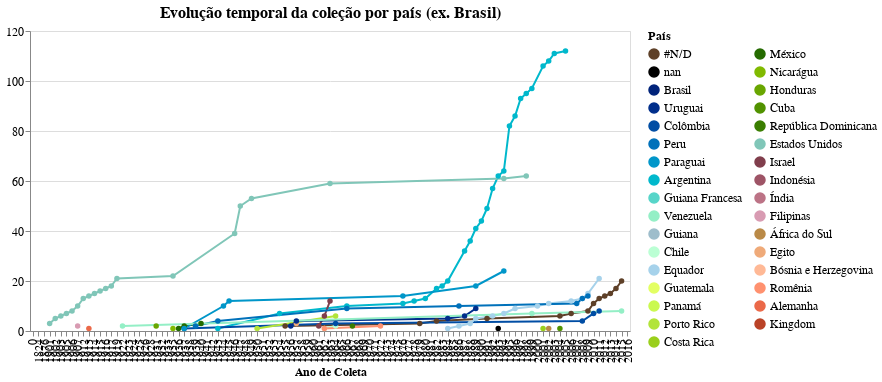

The notebook cell saved with this chart:
### Markdown cell above
### Chart: all countries (ex. Brasil)

### Code cell
select_country = alt.selection_multi(fields=['pais'], bind='legend')

g1 = alt.Chart(teste[teste['pais'] != 'Brasil'], title='Evolução temporal da coleção por país (ex. Brasil)', 
width=600).mark_line(point=True).encode(
    x= alt.X('ano_coleta', type="ordinal", title='Ano de Coleta',
            scale= alt.Scale(domain=list(sorted(teste['ano_coleta'].unique())))),
    y= alt.Y('cumulative_sum', title='', 
             sort=alt.EncodingSortField('counts', op="count", order='descending'),
            scale= alt.Scale(domain=[0,120])),
    color= alt.Color('pais:N', title='País',
                     legend= alt.Legend(columns=2, symbolLimit=42),
                     scale= alt.Scale(domain=list(cores_pais.keys()), range=list(cores_pais.values()))),
    tooltip= alt.Tooltip(['pais','ano_coleta','counts', 'cumulative_sum']),
#     opacity= alt.condition(select_country, alt.value(1), alt.value(0))
).add_selection(select_country).transform_filter(select_country)

g1 = g1.configure_title(fontSize=16).configure_axis(
    labelFontSize=12,
    titleFontSize=12
).configure_legend(
    labelFontSize=12,
    titleFontSize=12
)

# g1.save('./graphs/cumCounts/time-spacial/evolucao_por_país-exBrasil.html')

g1

### Figure 1 — Vega-Lite specification as saved in the notebook (floating-point values rounded to 4 significant figures)
{"config": {"view": {"continuousWidth": 400, "continuousHeight": 300}, "axis": {"labelFontSize": 12, "titleFontSize": 12}, "legend": {"labelFontSize": 12, "titleFontSize": 12}, "title": {"fontSize": 16}}, "data": {"name": "data-c928a7b71d7ac99ebd3f4b6faa56f9f0"}, "mark": {"type": "line", "point": true}, "encoding": {"color": {"type": "nominal", "field": "pais", "legend": {"columns": 2, "symbolLimit": 42}, "scale": {"domain": ["#N/D", "nan", "Brasil", "Uruguai", "Colômbia", "Peru", "Paraguai", "Argentina", "Guiana Francesa", "Venezuela", "Guiana", "Chile", "Equador", "Guatemala", "Panamá", "Porto Rico", "Costa Rica", "México", "Nicarágua", "Honduras", "Cuba", "República Dominicana", "Estados Unidos", "Israel", "Indonésia", "Índia", "Filipinas", "África do Sul", "Egito", "Bósnia e Herzegovina", "Romênia", "Alemanha", "Kingdom"], "range": ["#5e4028", "#000000", "#00237a", "#002e8b", "#004da4", "#0071ba", "#0096c9", "#00b8cc", "#57d5c9", "#94efc6", "#9ebdcb", "#bbffd4", "#a6d2eb", "#e3ff63", "#caf94f", "#b2e439", "#9acf1c", "#256b00", "#81ba00", "#69a600", "#519200", "#3a7e00", "#80c6b8", "#803e4c", "#9e5466", "#bc7386", "#d89bb2", "#ba8a47", "#efaa79", "#ffb996", "#ff916f", "#eb6949", "#ba4327"]}, "title": "País"}, "tooltip": [{"type": "nominal", "field": "pais"}, {"type": "quantitative", "field": "ano_coleta"}, {"type": "quantitative", "field": "counts"}, {"type": "quantitative", "field": "cumulative_sum"}], "x": {"type": "ordinal", "field": "ano_coleta", "scale": {"domain": [0.0, 1824.0, 1876.0, 1901.0, 1902.0, 1903.0, 1905.0, 1906.0, 1907.0, 1912.0, 1913.0, 1914.0, 1915.0, 1916.0, 1917.0, 1919.0, 1922.0, 1923.0, 1924.0, 1925.0, 1926.0, 1928.0, 1931.0, 1932.0, 1933.0, 1935.0, 1936.0, 1937.0, 1938.0, 1939.0, 1940.0, 1941.0, 1942.0, 1943.0, 1944.0, 1945.0, 1946.0, 1947.0, 1948.0, 1949.0, 1950.0, 1951.0, 1952.0, 1953.0, 1954.0, 1955.0, 1956.0, 1957.0, 1958.0, 1959.0, 1960.0, 1961.0, 1962.0, 1963.0, 1964.0, 1965.0, 1966.0, 1967.0, 1968.0, 1969.0, 1970.0, 1971.0, 1972.0, 1973.0, 1974.0, 1975.0, 1976.0, 1977.0, 1978.0, 1979.0, 1980.0, 1981.0, 1982.0, 1983.0, 1984.0, 1985.0, 1986.0, 1987.0, 1988.0, 1989.0, 1990.0, 1991.0, 1992.0, 1993.0, 1994.0, 1995.0, 1996.0, 1997.0, 1998.0, 1999.0, 2000.0, 2001.0, 2002.0, 2003.0, 2004.0, 2005.0, 2006.0, 2007.0, 2008.0, 2009.0, 2010.0, 2011.0, 2012.0, 2013.0, 2014.0, 2015.0, 2016.0]}, "title": "Ano de Coleta"}, "y": {"type": "quantitative", "field": "cumulative_sum", "scale": {"domain": [0, 120]}, "sort": {"field": "counts", "op": "count", "order": "descending"}, "title": ""}}, "selection": {"selector018": {"type": "multi", "fields": ["pais"], "bind": "legend"}}, "title": "Evolução temporal da coleção por país (ex. Brasil)", "transform": [{"filter": {"selection": "selector018"}}], "width": 600, "$schema": "https://vega.github.io/schema/vega-lite/v4.8.1.json", "datasets": {"data-c928a7b71d7ac99ebd3f4b6faa56f9f0": [{"ano_coleta": 1955.0, "continente": "#N/D", "pais": "#N/D", "counts": 2, "cumulative_sum": 2}, {"ano_coleta": 1979.0, "continente": "#N/D", "pais": "#N/D", "counts": 1, "cumulative_sum": 3}, {"ano_coleta": 1982.0, "continente": "#N/D", "pais": "#N/D", "counts": 1, "cumulative_sum": 4}, {"ano_coleta": 1991.0, "continente": "#N/D", "pais": "#N/D", "counts": 1, "cumulative_sum": 5}, {"ano_coleta": 2004.0, "continente": "#N/D", "pais": "#N/D", "counts": 1, "cumulative_sum": 6}, {"ano_coleta": 2006.0, "continente": "#N/D", "pais": "#N/D", "counts": 1, "cumulative_sum": 7}, {"ano_coleta": 2009.0, "continente": "#N/D", "pais": "#N/D", "counts": 1, "cumulative_sum": 8}, {"ano_coleta": 2010.0, "continente": "#N/D", "pais": "#N/D", "counts": 3, "cumulative_sum": 11}, {"ano_coleta": 2011.0, "continente": "#N/D", "pais": "#N/D", "counts": 2, "cumulative_sum": 13}, {"ano_coleta": 2012.0, "continente": "#N/D", "pais": "#N/D", "counts": 1, "cumulative_sum": 14}, {"ano_coleta": 2013.0, "continente": "#N/D", "pais": "#N/D", "counts": 1, "cumulative_sum": 15}, {"ano_coleta": 2014.0, "continente": "#N/D", "pais": "#N/D", "counts": 2, "cumulative_sum": 17}, {"ano_coleta": 2015.0, "continente": "#N/D", "pais": "#N/D", "counts": 3, "cumulative_sum": 20}, {"ano_coleta": 1913.0, "continente": "Europa", "pais": "Alemanha", "counts": 1, "cumulative_sum": 1}, {"ano_coleta": 1943.0, "continente": "América do Sul", "pais": "Argentina", "counts": 1, "cumulative_sum": 1}, {"ano_coleta": 1954.0, "continente": "América do Sul", "pais": "Argentina", "counts": 6, "cumulative_sum": 7}, {"ano_coleta": 1966.0, "continente": "América do Sul", "pais": "Argentina", "counts": 3, "cumulative_sum": 10}, {"ano_coleta": 1976.0, "continente": "América do Sul", "pais": "Argentina", "counts": 1, "cumulative_sum": 11}, {"ano_coleta": 1978.0, "continente": "América do Sul", "pais": "Argentina", "counts": 1, "cumulative_sum": 12}, {"ano_coleta": 1980.0, "continente": "América do Sul", "pais": "Argentina", "counts": 1, "cumulative_sum": 13}, {"ano_coleta": 1982.0, "continente": "América do Sul", "pais": "Argentina", "counts": 4, "cumulative_sum": 17}, {"ano_coleta": 1983.0, "continente": "América do Sul", "pais": "Argentina", "counts": 1, "cumulative_sum": 18}, {"ano_coleta": 1984.0, "continente": "América do Sul", "pais": "Argentina", "counts": 2, "cumulative_sum": 20}, {"ano_coleta": 1987.0, "continente": "América do Sul", "pais": "Argentina", "counts": 12, "cumulative_sum": 32}, {"ano_coleta": 1988.0, "continente": "América do Sul", "pais": "Argentina", "counts": 4, "cumulative_sum": 36}, {"ano_coleta": 1989.0, "continente": "América do Sul", "pais": "Argentina", "counts": 5, "cumulative_sum": 41}, {"ano_coleta": 1990.0, "continente": "América do Sul", "pais": "Argentina", "counts": 3, "cumulative_sum": 44}, {"ano_coleta": 1991.0, "continente": "América do Sul", "pais": "Argentina", "counts": 5, "cumulative_sum": 49}, {"ano_coleta": 1992.0, "continente": "América do Sul", "pais": "Argentina", "counts": 8, "cumulative_sum": 57}, {"ano_coleta": 1993.0, "continente": "América do Sul", "pais": "Argentina", "counts": 5, "cumulative_sum": 62}, {"ano_coleta": 1994.0, "continente": "América do Sul", "pais": "Argentina", "counts": 2, "cumulative_sum": 64}, {"ano_coleta": 1995.0, "continente": "América do Sul", "pais": "Argentina", "counts": 18, "cumulative_sum": 82}, {"ano_coleta": 1996.0, "continente": "América do Sul", "pais": "Argentina", "counts": 4, "cumulative_sum": 86}, {"ano_coleta": 1997.0, "continente": "América do Sul", "pais": "Argentina", "counts": 7, "cumulative_sum": 93}, {"ano_coleta": 1998.0, "continente": "América do Sul", "pais": "Argentina", "counts": 2, "cumulative_sum": 95}, {"ano_coleta": 1999.0, "continente": "América do Sul", "pais": "Argentina", "counts": 2, "cumulative_sum": 97}, {"ano_coleta": 2001.0, "continente": "América do Sul", "pais": "Argentina", "counts": 9, "cumulative_sum": 106}, {"ano_coleta": 2002.0, "continente": "América do Sul", "pais": "Argentina", "counts": 2, "cumulative_sum": 108}, {"ano_coleta": 2003.0, "continente": "América do Sul", "pais": "Argentina", "counts": 3, "cumulative_sum": 111}, {"ano_coleta": 2005.0, "continente": "América do Sul", "pais": "Argentina", "counts": 1, "cumulative_sum": 112}, {"ano_coleta": 1962.0, "continente": "América do Sul", "pais": "Chile", "counts": 1, "cumulative_sum": 1}, {"ano_coleta": 1964.0, "continente": "América do Sul", "pais": "Chile", "counts": 1, "cumulative_sum": 2}, {"ano_coleta": 1937.0, "continente": "América do Sul", "pais": "Colômbia", "counts": 1, "cumulative_sum": 1}, {"ano_coleta": 1964.0, "continente": "América do Sul", "pais": "Colômbia", "counts": 2, "cumulative_sum": 3}, {"ano_coleta": 2008.0, "continente": "América do Sul", "pais": "Colômbia", "counts": 1, "cumulative_sum": 4}, {"ano_coleta": 2010.0, "continente": "América do Sul", "pais": "Colômbia", "counts": 3, "cumulative_sum": 7}, {"ano_coleta": 2011.0, "continente": "América do Sul", "pais": "Colômbia", "counts": 1, "cumulative_sum": 8}, {"ano_coleta": 2001.0, "continente": "América Central", "pais": "Costa Rica", "counts": 1, "cumulative_sum": 1}, {"ano_coleta": 2004.0, "continente": "América Central", "pais": "Cuba", "counts": 1, "cumulative_sum": 1}, {"ano_coleta": 1957.0, "continente": "Ásia", "pais": "Egito", "counts": 3, "cumulative_sum": 3}, {"ano_coleta": 1984.0, "continente": "América do Sul", "pais": "Equador", "counts": 1, "cumulative_sum": 1}, {"ano_coleta": 1986.0, "continente": "América do Sul", "pais": "Equador", "counts": 1, "cumulative_sum": 2}, {"ano_coleta": 1988.0, "continente": "América do Sul", "pais": "Equador", "counts": 1, "cumulative_sum": 3}, {"ano_coleta": 1989.0, "continente": "América do Sul", "pais": "Equador", "counts": 2, "cumulative_sum": 5}, {"ano_coleta": 1992.0, "continente": "América do Sul", "pais": "Equador", "counts": 1, "cumulative_sum": 6}, {"ano_coleta": 1994.0, "continente": "América do Sul", "pais": "Equador", "counts": 1, "cumulative_sum": 7}, {"ano_coleta": 1996.0, "continente": "América do Sul", "pais": "Equador", "counts": 2, "cumulative_sum": 9}, {"ano_coleta": 2000.0, "continente": "América do Sul", "pais": "Equador", "counts": 1, "cumulative_sum": 10}, {"ano_coleta": 2002.0, "continente": "América do Sul", "pais": "Equador", "counts": 1, "cumulative_sum": 11}, {"ano_coleta": 2006.0, "continente": "América do Sul", "pais": "Equador", "counts": 1, "cumulative_sum": 12}, {"ano_coleta": 2008.0, "continente": "América do Sul", "pais": "Equador", "counts": 1, "cumulative_sum": 13}, {"ano_coleta": 2009.0, "continente": "América do Sul", "pais": "Equador", "counts": 2, "cumulative_sum": 15}, {"ano_coleta": 2011.0, "continente": "América do Sul", "pais": "Equador", "counts": 6, "cumulative_sum": 21}, {"ano_coleta": 1901.0, "continente": "América do Norte", "pais": "Estados Unidos", "counts": 3, "cumulative_sum": 3}, {"ano_coleta": 1902.0, "continente": "América do Norte", "pais": "Estados Unidos", "counts": 2, "cumulative_sum": 5}, {"ano_coleta": 1903.0, "continente": "América do Norte", "pais": "Estados Unidos", "counts": 1, "cumulative_sum": 6}, {"ano_coleta": 1905.0, "continente": "América do Norte", "pais": "Estados Unidos", "counts": 1, "cumulative_sum": 7}, {"ano_coleta": 1906.0, "continente": "América do Norte", "pais": "Estados Unidos", "counts": 1, "cumulative_sum": 8}, {"ano_coleta": 1907.0, "continente": "América do Norte", "pais": "Estados Unidos", "counts": 2, "cumulative_sum": 10}, {"ano_coleta": 1912.0, "continente": "América do Norte", "pais": "Estados Unidos", "counts": 3, "cumulative_sum": 13}, {"ano_coleta": 1913.0, "continente": "América do Norte", "pais": "Estados Unidos", "counts": 1, "cumulative_sum": 14}, {"ano_coleta": 1914.0, "continente": "América do Norte", "pais": "Estados Unidos", "counts": 1, "cumulative_sum": 15}, {"ano_coleta": 1915.0, "continente": "América do Norte", "pais": "Estados Unidos", "counts": 1, "cumulative_sum": 16}, {"ano_coleta": 1916.0, "continente": "América do Norte", "pais": "Estados Unidos", "counts": 1, "cumulative_sum": 17}, {"ano_coleta": 1917.0, "continente": "América do Norte", "pais": "Estados Unidos", "counts": 1, "cumulative_sum": 18}, {"ano_coleta": 1919.0, "continente": "América do Norte", "pais": "Estados Unidos", "counts": 3, "cumulative_sum": 21}, {"ano_coleta": 1935.0, "continente": "América do Norte", "pais": "Estados Unidos", "counts": 1, "cumulative_sum": 22}, {"ano_coleta": 1946.0, "continente": "América do Norte", "pais": "Estados Unidos", "counts": 17, "cumulative_sum": 39}, {"ano_coleta": 1947.0, "continente": "América do Norte", "pais": "Estados Unidos", "counts": 11, "cumulative_sum": 50}, {"ano_coleta": 1949.0, "continente": "América do Norte", "pais": "Estados Unidos", "counts": 3, "cumulative_sum": 53}, {"ano_coleta": 1963.0, "continente": "América do Norte", "pais": "Estados Unidos", "counts": 6, "cumulative_sum": 59}, {"ano_coleta": 1994.0, "continente": "América do Norte", "pais": "Estados Unidos", "counts": 2, "cumulative_sum": 61}, {"ano_coleta": 1998.0, "continente": "América do Norte", "pais": "Estados Unidos", "counts": 1, "cumulative_sum": 62}, {"ano_coleta": 1907.0, "continente": "Ásia", "pais": "Filipinas", "counts": 2, "cumulative_sum": 2}, {"ano_coleta": 1931.0, "continente": "América Central", "pais": "Honduras", "counts": 2, "cumulative_sum": 2}, {"ano_coleta": 1961.0, "continente": "Ásia", "pais": "Israel", "counts": 2, "cumulative_sum": 2}, {"ano_coleta": 1962.0, "continente": "Ásia", "pais": "Israel", "counts": 4, "cumulative_sum": 6}, {"ano_coleta": 1963.0, "continente": "Ásia", "pais": "Israel", "counts": 6, "cumulative_sum": 12}, {"ano_coleta": 1936.0, "continente": "América do Norte", "pais": "México", "counts": 1, "cumulative_sum": 1}, {"ano_coleta": 1937.0, "continente": "América do Norte", "pais": "México", "counts": 1, "cumulative_sum": 2}, {"ano_coleta": 1940.0, "continente": "América do Norte", "pais": "México", "counts": 1, "cumulative_sum": 3}, {"ano_coleta": 1935.0, "continente": "América Central", "pais": "Nicarágua", "counts": 1, "cumulative_sum": 1}, {"ano_coleta": 1937.0, "continente": "América do Sul", "pais": "Paraguai", "counts": 1, "cumulative_sum": 1}, {"ano_coleta": 1944.0, "continente": "América do Sul", "pais": "Paraguai", "counts": 9, "cumulative_sum": 10}, {"ano_coleta": 1945.0, "continente": "América do Sul", "pais": "Paraguai", "counts": 2, "cumulative_sum": 12}, {"ano_coleta": 1976.0, "continente": "América do Sul", "pais": "Paraguai", "counts": 2, "cumulative_sum": 14}, {"ano_coleta": 1989.0, "continente": "América do Sul", "pais": "Paraguai", "counts": 4, "cumulative_sum": 18}, {"ano_coleta": 1994.0, "continente": "América do Sul", "pais": "Paraguai", "counts": 6, "cumulative_sum": 24}, {"ano_coleta": 1939.0, "continente": "América do Sul", "pais": "Peru", "counts": 2, "cumulative_sum": 2}, {"ano_coleta": 1943.0, "continente": "América do Sul", "pais": "Peru", "counts": 2, "cumulative_sum": 4}, {"ano_coleta": 1966.0, "continente": "América do Sul", "pais": "Peru", "counts": 5, "cumulative_sum": 9}, {"ano_coleta": 1986.0, "continente": "América do Sul", "pais": "Peru", "counts": 1, "cumulative_sum": 10}, {"ano_coleta": 2007.0, "continente": "América do Sul", "pais": "Peru", "counts": 1, "cumulative_sum": 11}, {"ano_coleta": 2008.0, "continente": "América do Sul", "pais": "Peru", "counts": 2, "cumulative_sum": 13}, {"ano_coleta": 2009.0, "continente": "América do Sul", "pais": "Peru", "counts": 1, "cumulative_sum": 14}, {"ano_coleta": 1950.0, "continente": "América Central", "pais": "Porto Rico", "counts": 1, "cumulative_sum": 1}, {"ano_coleta": 1964.0, "continente": "América Central", "pais": "Porto Rico", "counts": 5, "cumulative_sum": 6}, {"ano_coleta": 1967.0, "continente": "América Central", "pais": "República Dominicana", "counts": 2, "cumulative_sum": 2}, {"ano_coleta": 1962.0, "continente": "Europa", "pais": "Romênia", "counts": 1, "cumulative_sum": 1}, {"ano_coleta": 1972.0, "continente": "Europa", "pais": "Romênia", "counts": 1, "cumulative_sum": 2}, {"ano_coleta": 1956.0, "continente": "América do Sul", "pais": "Uruguai", "counts": 2, "cumulative_sum": 2}, {"ano_coleta": 1957.0, "continente": "América do Sul", "pais": "Uruguai", "counts": 2, "cumulative_sum": 4}, {"ano_coleta": 1984.0, "continente": "América do Sul", "pais": "Uruguai", "counts": 1, "cumulative_sum": 5}, {"ano_coleta": 1987.0, "continente": "América do Sul", "pais": "Uruguai", "counts": 1, "cumulative_sum": 6}, {"ano_coleta": 1989.0, "continente": "América do Sul", "pais": "Uruguai", "counts": 3, "cumulative_sum": 9}, {"ano_coleta": 1922.0, "continente": "América do Sul", "pais": "Venezuela", "counts": 2, "cumulative_sum": 2}, {"ano_coleta": 1999.0, "continente": "América do Sul", "pais": "Venezuela", "counts": 5, "cumulative_sum": 7}, {"ano_coleta": 2015.0, "continente": "América do Sul", "pais": "Venezuela", "counts": 1, "cumulative_sum": 8}, {"ano_coleta": 1993.0, "continente": "América do Sul", "pais": "nan", "counts": 1, "cumulative_sum": 1}, {"ano_coleta": 2002.0, "continente": "África", "pais": "África do Sul", "counts": 1, "cumulative_sum": 1}]}}
